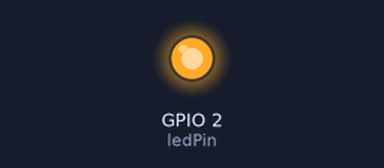
This sketch was run on a simulated ESP32. On the bench: output pins drawn as LEDs (lit = HIGH). WiFi joins after 1.5 s; servers stay silent unless stated; what the sketch prints to the serial monitor is not drawn.

Above: at 0.1 s.
At 0.6 s:
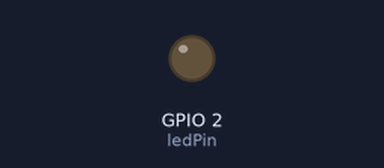
Timing chart, 0 to 2.5 s (numbered marks = the images above):
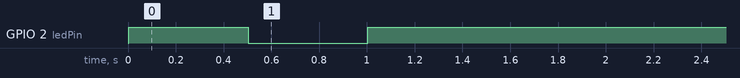

The sketch:

WLAN.ino
```cpp
//Doc: https://docs.arduino.cc/language-reference/en/functions/wifi/wificlass/

#include <WiFi.h>

// ===== Zugangsdaten =====
const char* ssid = "FBIT.IoT.Router6";
const char* password = "WueLoveIoT";

// ===== LED Pin (z.B. Onboard LED meist GPIO 2) =====
const int ledPin = 2;

// ===== Timeout (15 Sekunden) =====
const unsigned long timeout = 15000;

void setup() {
  Serial.begin(115200);
  pinMode(ledPin, OUTPUT);

  Serial.println("--- WLAN-Verbindung wird gestartet ---");

  connectToWiFi();
}

void loop() {
  // Falls Verbindung verloren geht → neu verbinden
  if (WiFi.status() != WL_CONNECTED) {
    Serial.println("Verbindung verloren! Neuer Versuch...");
    connectToWiFi();
  }
}

// ===== Funktion zum Verbinden =====
void connectToWiFi() {
  WiFi.begin(ssid, password);

  unsigned long startTime = millis();

  Serial.print("Verbinde mit WLAN");

  bool ledState = false;

  // solange nicht verbunden UND Timeout nicht überschritten
  while (WiFi.status() != WL_CONNECTED &&
         millis() - startTime < timeout) {

    // LED blinkt während Verbindungsaufbau
    ledState = !ledState;
    digitalWrite(ledPin, ledState);

    Serial.print(".");
    delay(500);
  }

  // ===== Auswertung =====
  if (WiFi.status() == WL_CONNECTED) {
    digitalWrite(ledPin, HIGH);  // LED dauerhaft AN

    Serial.println("Verbindung erfolgreich hergestellt!");
    Serial.print("IP-Adresse: ");
    Serial.println(WiFi.localIP());

    Serial.print("Signalstärke (RSSI): ");
    Serial.print(WiFi.RSSI());
    Serial.println(" dBm");

  } else {
    digitalWrite(ledPin, LOW);

    Serial.println("Zeitüberschreitung – Verbindung fehlgeschlagen!");
    Serial.println("Neuer Versuch in 5 Sekunden...");
    delay(5000);

    // automatischer Wiederholversuch
    connectToWiFi();
  }
}
```
